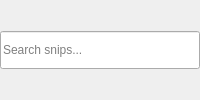
<?xml version='1.0' encoding='utf-8'?>
<ui version="4.0">
 <class>SnippetSearch</class>
 <widget class="QWidget" name="SnippetSearch">
  <layout class="QVBoxLayout" name="layout">
   <item>
    <widget class="QLineEdit" name="query">
     <property name="placeholderText">
      <string>Search snips...</string>
     </property>
     <property name="i18nPlaceholderKey" stdset="0">
      <string>snips.search</string>
     </property>
     <property name="minimumSize">
      <size>
       <width>0</width>
       <height>38</height>
      </size>
     </property>
    </widget>
   </item>
   <property name="leftMargin">
    <number>0</number>
   </property>
   <property name="rightMargin">
    <number>0</number>
   </property>
   <property name="topMargin">
    <number>0</number>
   </property>
   <property name="bottomMargin">
    <number>0</number>
   </property>
  </layout>
 </widget>
 <resources />
 <connections />
</ui>
